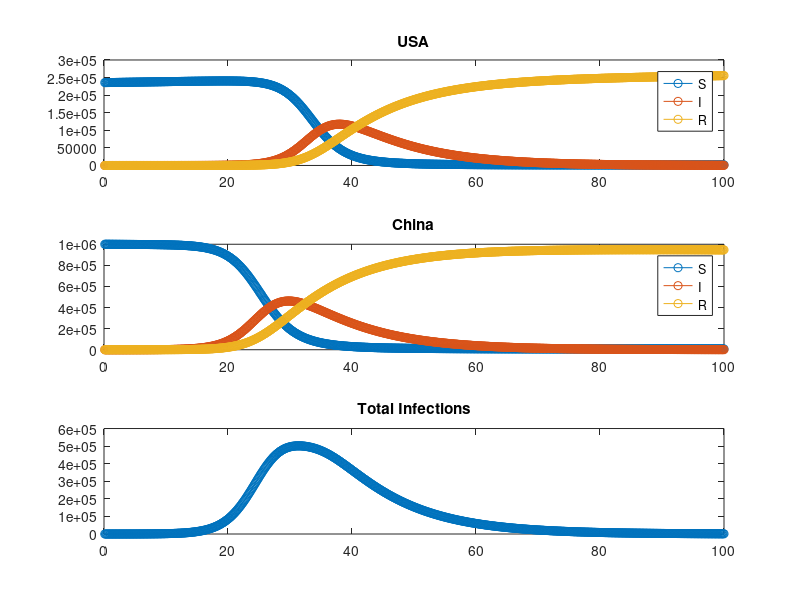

MATLAB code to generate this figure:
city1=[]; % the United States
city2=[]; % China
totalInfections=[];
N=[235606 1000000]; % populations of USA and China respectively

%SIR model
S=[235606 999999.9706]; 
I=[0 41];
R=[0 0];

a=1/2;
b=1/10;
T=100; % with units days
dt=1/8;
clockmax=ceil(T/dt);

% exchange rates - percentage of population every day
e1=0.0001; % people traveling out of USA and going into China
e2=.0003; % people traveling out of China and going into USA
for i = 1:clockmax
    t=i*dt;
    
    S=S-dt*a*S.*I./N;
    I=I+dt*(a*I.*S./N-b*I);
    R=R+dt*b*I;
    
    
    SS=S(1);
    II=I(1);
    RR=R(1);
    
    % updating the population of city one of people leaving and people
    % coming in 
    S(1)=S(1)+(-e1*S(1)+e2*S(2))*dt;
    I(1)=I(1)+(-e1*I(1)+e2*I(2))*dt;
    R(1)=R(1)+(-e1*R(1)+e2*R(2))*dt;

    % updating the population of city two of people leaving and people
    % coming in 
    S(2)=S(2)+(-e2*S(2)+e1*SS)*dt;
    I(2)=I(2)+(-e2*I(2)+e1*II)*dt;
    R(2)=R(2)+(-e2*R(2)+e1*RR)*dt;
    
    population = S(1)+S(2)+I(1)+I(2)+R(1)+R(2);
    
    city1(i,:)=[t S(1) I(1) R(1)];
    city2(i,:)=[t S(2) I(2) R(2)];
    totalInfections(i,:)=[t I(1)+I(2)];
    
end
figure('Name','No travel restrictions','NumberTitle','off') %set the figure window title
for j = 2:4
    plot1 = subplot(3,1,1);
    plot (city1(:,1),city1(:,j),'-o');
    title ('USA');
    hold on
end
legend('S', 'I', 'R');

for j = 2:4
    plot2 = subplot(3,1,2);
    plot (city2(:,1),city2(:,j),'-o');
    title ('China');
    hold on
end
legend('S', 'I', 'R');

subplot(3,1,3);
plot (totalInfections(:,1), totalInfections(:,2), '-o');
title ('Total Infections'); 
hold on

% linkaxes([plot1 plot2 plot3],'y')
